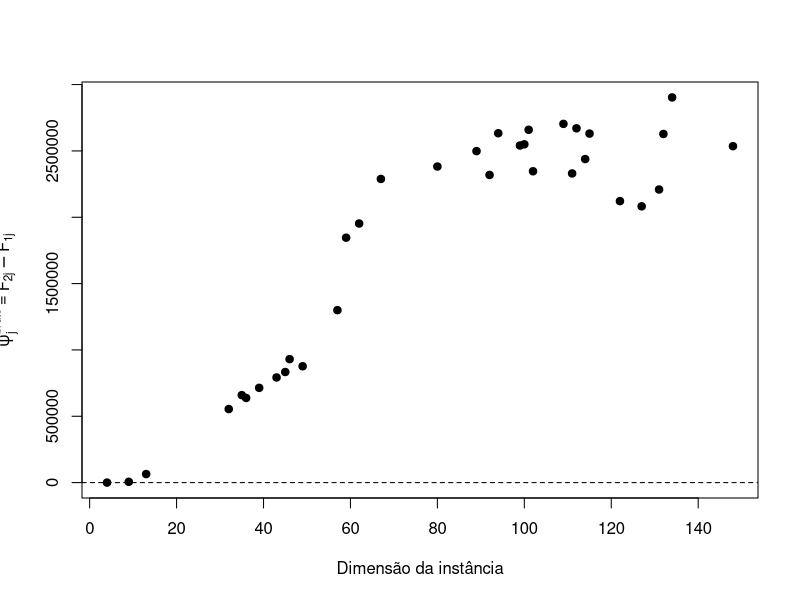
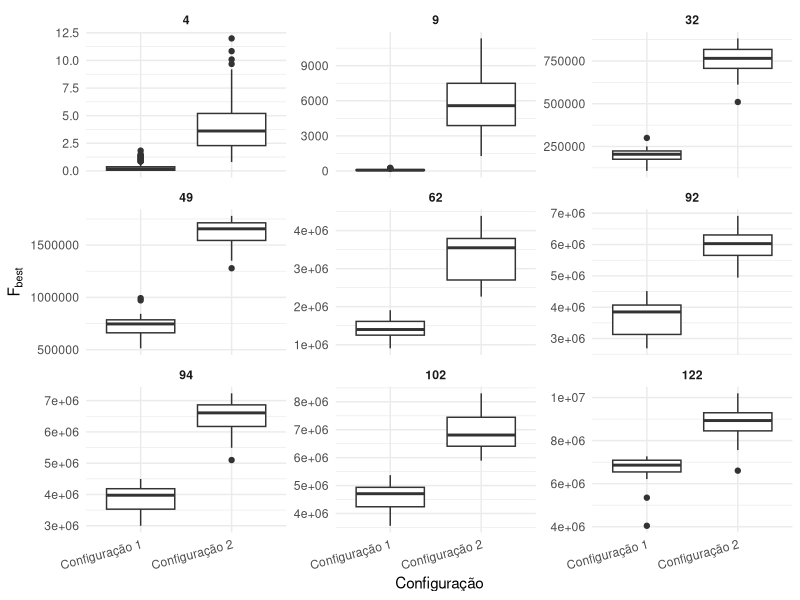
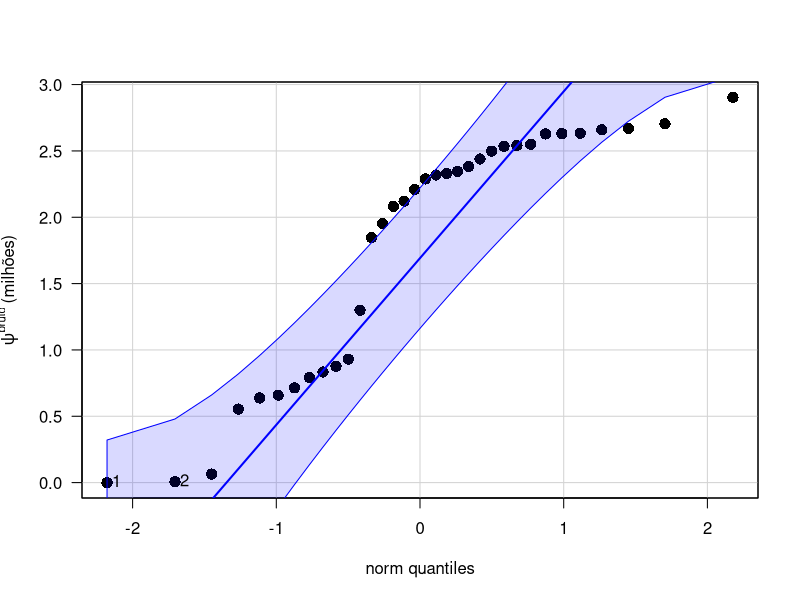
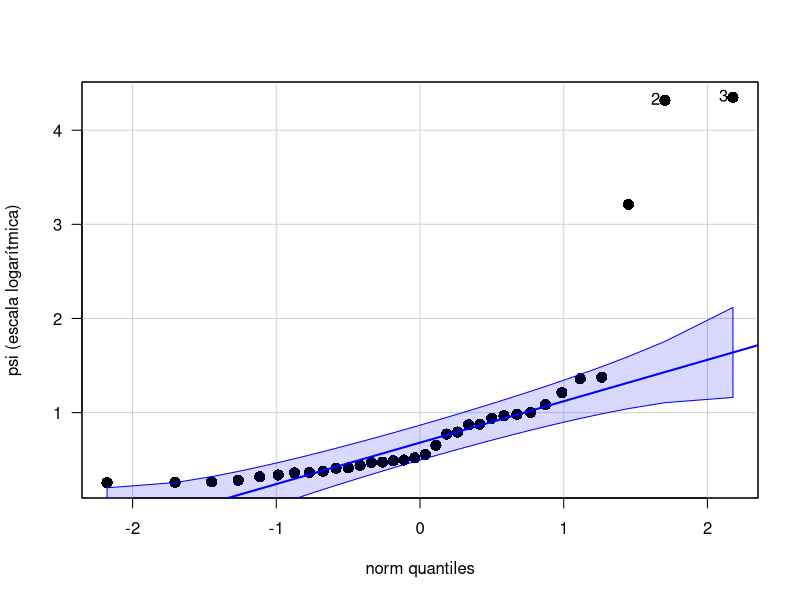
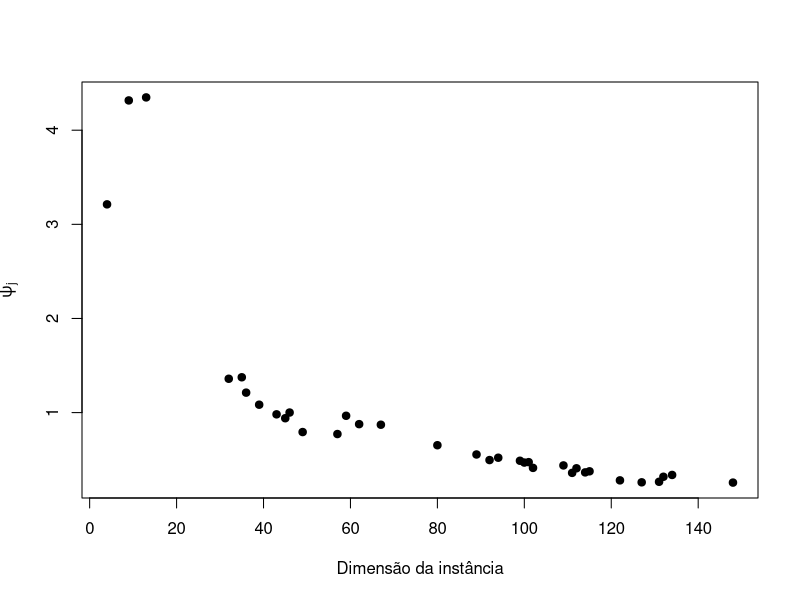

Generate these figures, in order, with R:
## ---- chunk 1
power.t.test(delta = 0.5, sd = 1, sig.level = 0.05, power = 0.8,
             type = "paired", alternative = "two.sided")
## ---- chunk 2
set.seed(2026)
dims <- sort(sample(2:150, size = 34, replace = FALSE))

cat("**Dimensões selecionadas:** ", paste(dims, collapse = ", "), ".")
## ---- chunk 3

# Leitura dos dados brutos
res <- read.csv("dados_ec03.csv",
                sep = ";", dec = ".", header = TRUE)

# Média e número de repetições por dimensão e configuração
estatisticas <- aggregate(
  Fbest ~ dim + config,
  data = res,
  FUN = function(x) c(media = mean(x), n = length(x))
)

medias <- data.frame(
  dim    = estatisticas$dim,
  config = estatisticas$config,
  media  = estatisticas$Fbest[, "media"],
  n      = estatisticas$Fbest[, "n"]
)

media1 <- subset(medias, config == 1, select = c(dim, media, n))
media2 <- subset(medias, config == 2, select = c(dim, media, n))
names(media1) <- c("dim", "media1", "n1")
names(media2) <- c("dim", "media2", "n2")

diferencas <- merge(media1, media2, by = "dim")

# Diferença: Configuração 2 - Configuração 1 (escala original)
diferencas$psi_bruto <- diferencas$media2 - diferencas$media1
diferencas <- diferencas[order(diferencas$dim), ]
## ---- chunk 4
plot(
  x = diferencas$dim,
  y = diferencas$psi_bruto,
  xlab = "Dimensão da instância",
  ylab = expression(psi[j]^{bruto} == bar(F)[2*j] - bar(F)[1*j]),
  pch = 19
)
abline(h = 0, lty = 2)
## ---- chunk 5
set.seed(1)

dims_expl <- sort(sample(dims, size = 9, replace = FALSE))


cat("**Dimensões selecionadas para a análise exploratória:** ",
    paste(dims_expl, collapse = ", "), ".")

## ---- chunk 6

library(ggplot2)

res_expl <- subset(res, dim %in% dims_expl)

res_expl$config <- factor(
  res_expl$config,
  levels = c(1, 2),
  labels = c("Configuração 1", "Configuração 2")
)

ggplot(res_expl, aes(x = config, y = Fbest)) +
  geom_boxplot() +
  facet_wrap(~ dim, scales = "free_y") +
  labs(
    x = "Configuração",
    y = expression(F[best])
  ) +
  theme_minimal() +
  theme(
    strip.text = element_text(face = "bold"),
    axis.text.x = element_text(angle = 15, hjust = 1)
  )
## ---- chunk 7
sw_bruto <- shapiro.test(diferencas$psi_bruto)
## ---- chunk 8
invisible(
car::qqPlot(diferencas$psi_bruto / 1e6,
            id = TRUE,
            ylab = expression(psi^{bruto}~"(milhões)"),
            cex = 1.5,
            pch = 16,
            las = 1)
)
## ---- chunk 9
res$log_Fbest <- log(res$Fbest)

medias_log <- aggregate(log_Fbest ~ dim + config, data = res, FUN = mean)

m1 <- subset(medias_log, config == 1, select = c(dim, log_Fbest))
m2 <- subset(medias_log, config == 2, select = c(dim, log_Fbest))
names(m1)[2] <- "Y1"
names(m2)[2] <- "Y2"

diferencas_log <- merge(m1, m2, by = "dim")
diferencas_log$psi <- diferencas_log$Y2 - diferencas_log$Y1
diferencas_log <- diferencas_log[order(diferencas_log$dim), ]

sw_log   <- shapiro.test(diferencas_log$psi)
extremos <- order(diferencas_log$psi, decreasing = TRUE)[1:3]
## ---- chunk 10
invisible(
  car::qqPlot(diferencas_log$psi,
              id = TRUE,
              ylab = "psi (escala logarítmica)",
              cex = 1.5,
              pch = 16,
              las = 1)
)
## ---- chunk 11
plot(
  x = diferencas_log$dim,
  y = diferencas_log$psi,
  xlab = "Dimensão da instância",
  ylab = expression(psi[j]),
  pch = 19
)
abline(h = 0, lty = 2)
## ---- chunk 12
knitr::kable(
  diferencas,
  digits = 2,
  col.names = c("Dimensão", "Média Config. 1", "n1",
                "Média Config. 2", "n2", "Diferença (psi bruto)"),
  caption = "Desempenho médio (escala original) e número de repetições por instância."
)
